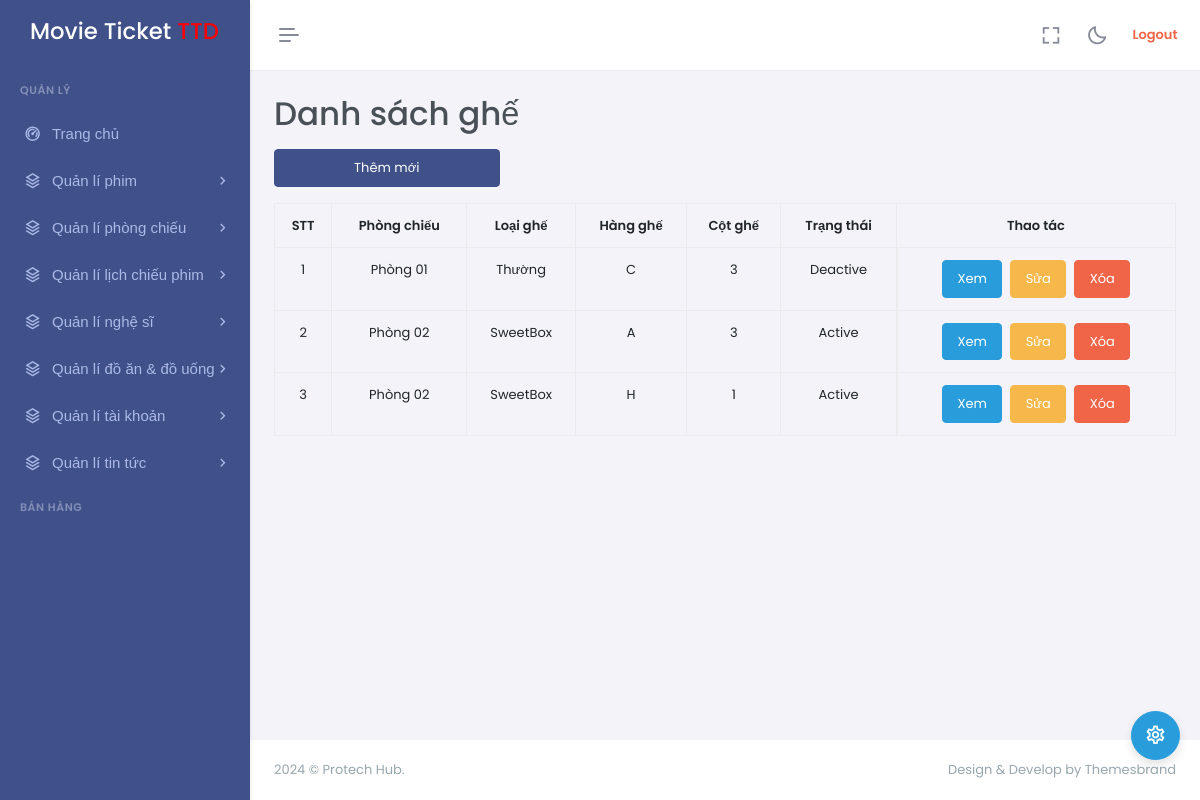
Page /?mode=admin&action=seats-list (signed in) on the committed database.
### tables this page shows
CREATE TABLE `seats` (
  `id` int NOT NULL,
  `room_id` int NOT NULL,
  `type_id` int NOT NULL,
  `seat_row` varchar(20) NOT NULL,
  `seat_column` tinyint UNSIGNED NOT NULL,
  `status` varchar(50) NOT NULL
);

CREATE TABLE `rooms` (
  `id` int NOT NULL,
  `name` varchar(50) NOT NULL,
  `type` varchar(50) NOT NULL,
  `description` varchar(255) NOT NULL,
  `total_seats` tinyint UNSIGNED NOT NULL
);

CREATE TABLE `seat_types` (
  `id` int NOT NULL,
  `price` int NOT NULL,
  `type` varchar(50) NOT NULL
);

### controllers/admin/SeatController.php (called while the page is built, shortened)
<?php
class SeatController
{
    private $seat;
    public function __construct()
    {
        $this->seat = new Seat();
    }
    public function list()
    {
        $data = $this->seat->getAll();
        require_once PATH_VIEW_ADMIN_MAIN;
    }
}
?>

### models/BaseModel.php (called while the page is built, shortened)
<?php
class BaseModel
{
    public function __construct()
    {
        $dsn = sprintf('mysql:host=%s;port=%s;dbname=%s;charset=utf8', DB_HOST, DB_PORT, DB_NAME);
        try {
            $this->pdo = new PDO($dsn, DB_USERNAME, DB_PASSWORD, DB_OBTIONS);
        } catch (PDOException $e) {
            die("Kết nối cơ sở dữ liệu thất bại: {$e->getMessage()}. Vui lòng thử lại sau.");
        }
    }
}

### models/Seat.php (called while the page is built, shortened)
<?php
class Seat extends BaseModel
{
    public function getAll()
    {
        $sql = "
            SELECT
                s.id            s_id,
                s.seat_row      s_seat_row,
                s.seat_column   s_seat_column,
                s.status        s_status,
                r.id            r_id,
                r.name          r_name,
                st.id           st_id,
                st.type         st_type
            FROM seats s
            JOIN rooms r ON r.id = s.room_id
            JOIN seat_types st ON st.id = s.type_id
            ORDER BY s.id DESC
        ";
        $stmt = $this->pdo->prepare($sql);
        $stmt->execute();
        return $stmt->fetchAll();
    }
}
?>

### views/admin/seats/list.php (the view, shortened to what this page needs)
<a href="<?= BASE_URL_ADMIN . '&action=seats-create' ?>" class="w-25 btn btn-primary mb-3">Thêm mới</a>
<table class="table table-bordered">
    <thead>
        <tr>
            <th class="text-center">STT</th>
            <th class="text-center">Phòng chiếu</th>
            <th class="text-center">Loại ghế</th>
            <th class="text-center">Hàng ghế</th>
            <th class="text-center">Cột ghế</th>
            <th class="text-center">Trạng thái</th>
            <th class="text-center">Thao tác</th>
        </tr>
    </thead>
    <tbody>
        <?php $stt = 1;
        foreach ($data as $seats): ?>
            <tr>
                <td class="text-center"><?= $stt++; ?></td>
                <td class="text-center"><?= $seats['r_name'] ?></td>
                <td class="text-center"><?= $seats['st_type'] ?></td>
                <td class="text-center"><?= $seats['s_seat_row'] ?></td>
                <td class="text-center"><?= $seats['s_seat_column'] ?></td>
                <td class="text-center"><?= $seats['s_status'] ?></td>
                <td class="d-flex justify-content-center">
                    <a href="<?= BASE_URL_ADMIN . '&action=seats-show&id=' . $seats['s_id'] ?>"
                        class="btn btn-info">Xem</a>
                    <a href="<?= BASE_URL_ADMIN . '&action=seats-updatePage&id=' . $seats['s_id'] ?>"
                        class="btn btn-warning mx-2">Sửa</a>
                    <a href="<?= BASE_URL_ADMIN . '&action=seats-delete&id=' . $seats['s_id'] ?>"
                        onclick="return confirm('Bạn có chắc muốn xóa?')"
                        class="btn btn-danger">Xóa</a>
                </td>
            </tr>
        <?php endforeach; ?>
    </tbody>
</table>

### rows in the picture
seats: room.name "Phòng 01", type.type "Thường", seat_row "C", seat_column "3", status "Deactive"
seats: room.name "Phòng 02", type.type "SweetBox", seat_row "A", seat_column "3", status "Active"
seats: room.name "Phòng 02", type.type "SweetBox", seat_row "H", seat_column "1", status "Active"

### other values in the picture
$title "Danh sách ghế"
